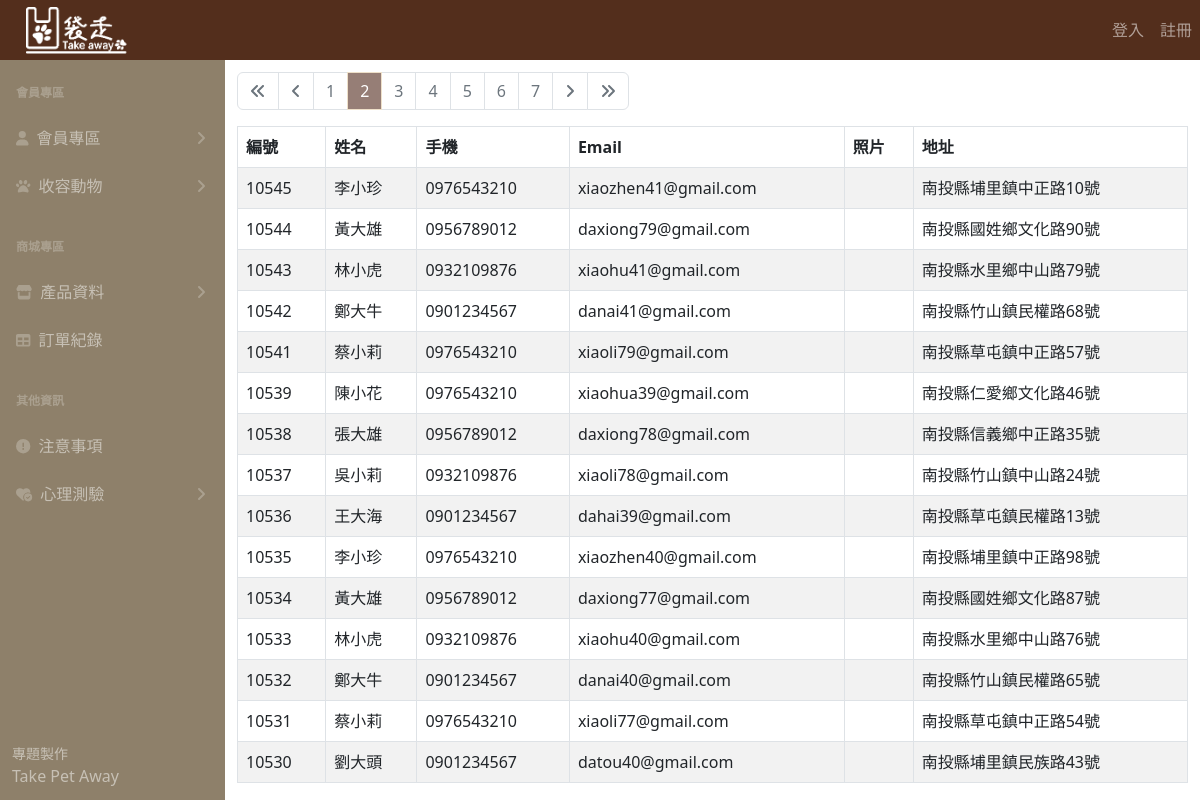
Before: /user-nologin.php?page=2 with the older database file.
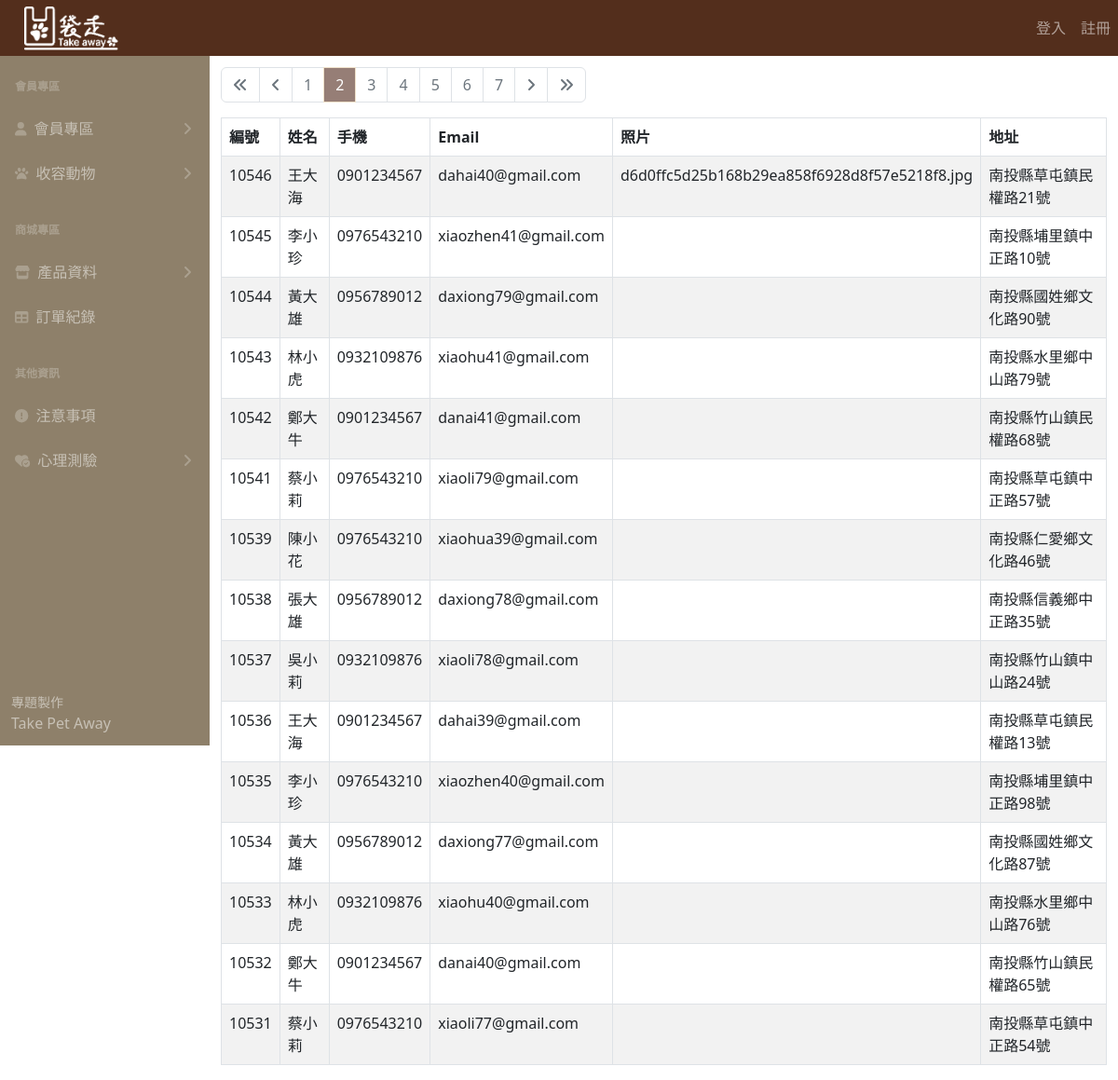
After: the same page with the newer database file.
### tables this page shows
CREATE TABLE `user` (
  `user_id` int(11) NOT NULL,
  `name` varchar(15) NOT NULL,
  `account` varchar(10) NOT NULL,
  `password` varchar(12) NOT NULL,
  `email` varchar(30) NOT NULL,
  `pic` varchar(100) DEFAULT NULL,
  `address_detail` varchar(80) NOT NULL,
  `status` varchar(6) NOT NULL
);

### user-nologin.php (the view, shortened to what this page needs)
<?php
require __DIR__ . '/parts/pdo-connect.php';
$page = isset($_GET['page']) ? intval($_GET['page']) : 1;
$perPage = 15;
$t_sql = "SELECT COUNT(1) FROM user";
$t_stmt = $pdo->query($t_sql);
$totalRows = $t_stmt->fetch(PDO::FETCH_NUM)[0];
$totalPages = ceil($totalRows / $perPage);
$rows = [];
if ($totalRows > 0) {
  $sql = sprintf("SELECT * FROM user ORDER BY user_id DESC LIMIT %s, %s", ($page - 1) * $perPage, $perPage);
  $rows = $pdo->query($sql)->fetchAll();
}
?>
<?php include __DIR__ . '/parts/1_head.php' ?>
<?php include __DIR__ . '/parts/2_nav.php' ?>
<?php include __DIR__ . '/parts/3_side_nav.php' ?>
<div class="container">
  <div class="row mt-3">
    <div class="col">
      <nav aria-label="Page navigation example">
        <ul class="pagination">
          <li class="page-item <?= $page == 1 ? 'disabled' : '' ?>">
            <a class="page-link" href="?page=1">
              <i class="fa-solid fa-angles-left"></i>
            </a>
          </li>
          <li class="page-item <?= $page == 1 ? 'disabled' : '' ?>">
            <a class="page-link" href="?page=<?= $page - 1 ?>">
              <i class="fa-solid fa-angle-left"></i>
            </a>
          </li>
          <?php for ($i = $page - 5; $i <= $page + 5; $i++) : ?>
            <?php if ($i >= 1 and $i <= $totalPages) : ?>
              <li class="page-item <?= $i != $page ?: 'active' ?>">
                <a class="page-link" href="?page=<?= $i ?>"><?= $i ?></a>
              </li>
            <?php endif ?>
          <?php endfor ?>
          <li class="page-item <?= $page == $totalPages ? 'disabled' : '' ?>">
            <a class="page-link" href="?page=<?= $page + 1 ?>">
              <i class="fa-solid fa-angle-right"></i>
            </a>
          </li>
          <li class="page-item <?= $page == $totalPages ? 'disabled' : '' ?>">
            <a class="page-link" href="?page=<?= $totalPages ?>">
              <i class="fa-solid fa-angles-right"></i>
            </a>
          </li>
        </ul>
      </nav>
    </div>
  </div>
  <div class="row">
    <div class="col">
      <table class="table table-bordered table-striped">
        <thead>
          <tr>
            <th>編號</th>
            <th>姓名</th>
            <th>手機</th>
            <th>Email</th>
            <th>照片</th>
            <th>地址</th>
          </tr>
        </thead>
        <tbody>
          <?php foreach ($rows as $r) : ?>
            <tr>
              <td><?= $r['user_id'] ?></td>
              <td><?= $r['name'] ?></td>
              <td><?= $r['account'] ?></td>
              <td><?= $r['email'] ?></td>
              <td><?= $r['pic'] ?></td>
              <td><?= $r['address_detail'] ?></td>
            </tr>
          <?php endforeach ?>
        </tbody>
      </table>
    </div>
  </div>
</div>
<?php include __DIR__ . '/parts/6_foot.php' ?>

Changed rows visible on the page:
no longer on this page (row unchanged): user: user_id "10530", name "劉大頭", account "0901234567", email "datou40@gmail.com", address_detail "南投縣埔里鎮民族路43號"
now on this page (row edited): user: user_id "10546", name "王大海", account "0901234567", email "dahai40@gmail.com", pic "d6d0ffc5d25b168b29ea858f6928d8f57e5218f8.jpg", address_detail "南投縣草屯鎮民權路21號"
